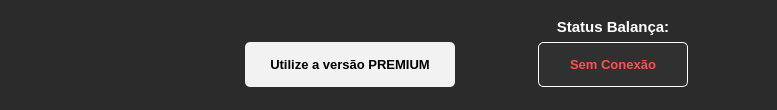
     <widget class="QFrame" name="top_frame">
      <property name="minimumSize">
       <size>
        <width>0</width>
        <height>110</height>
       </size>
      </property>
      <property name="maximumSize">
       <size>
        <width>16777215</width>
        <height>110</height>
       </size>
      </property>
      <property name="font">
       <font>
        <family>Segoe UI</family>
       </font>
      </property>
      <property name="styleSheet">
       <string notr="true">background-color: rgb(43, 43, 43);</string>
      </property>
      <property name="frameShape">
       <enum>QFrame::NoFrame</enum>
      </property>
      <property name="frameShadow">
       <enum>QFrame::Raised</enum>
      </property>
      <property name="lineWidth">
       <number>0</number>
      </property>
      <layout class="QHBoxLayout" name="horizontalLayout">
       <property name="spacing">
        <number>0</number>
       </property>
       <property name="leftMargin">
        <number>10</number>
       </property>
       <property name="topMargin">
        <number>0</number>
       </property>
       <property name="rightMargin">
        <number>0</number>
       </property>
       <property name="bottomMargin">
        <number>0</number>
       </property>
       <item alignment="Qt::AlignLeft">
        <widget class="QFrame" name="frame">
         <property name="font">
          <font>
           <family>Segoe UI</family>
          </font>
         </property>
         <property name="frameShape">
          <enum>QFrame::NoFrame</enum>
         </property>
         <property name="frameShadow">
          <enum>QFrame::Raised</enum>
         </property>
         <layout class="QHBoxLayout" name="horizontalLayout_2">
          <property name="spacing">
           <number>0</number>
          </property>
          <property name="leftMargin">
           <number>0</number>
          </property>
          <property name="topMargin">
           <number>0</number>
          </property>
          <property name="rightMargin">
           <number>0</number>
          </property>
          <property name="bottomMargin">
           <number>0</number>
          </property>
          <item>
           <widget class="QLabel" name="label">
            <property name="minimumSize">
             <size>
              <width>167</width>
              <height>0</height>
             </size>
            </property>
            <property name="maximumSize">
             <size>
              <width>183</width>
              <height>96</height>
             </size>
            </property>
            <property name="font">
             <font>
              <family>Segoe UI</family>
             </font>
            </property>
            <property name="styleSheet">
             <string notr="true">border:0</string>
            </property>
            <property name="pixmap">
             <pixmap resource="Resources/resources.qrc">:/icons/ori.png</pixmap>
            </property>
            <property name="scaledContents">
             <bool>true</bool>
            </property>
            <property name="alignment">
             <set>Qt::AlignCenter</set>
            </property>
            <property name="wordWrap">
             <bool>false</bool>
            </property>
            <property name="openExternalLinks">
             <bool>true</bool>
            </property>
           </widget>
          </item>
         </layout>
        </widget>
       </item>
       <item alignment="Qt::AlignRight">
        <widget class="QFrame" name="conteudo_top_frame">
         <property name="minimumSize">
          <size>
           <width>600</width>
           <height>70</height>
          </size>
         </property>
         <property name="font">
          <font>
           <family>Segoe UI</family>
          </font>
         </property>
         <property name="cursor">
          <cursorShape>ArrowCursor</cursorShape>
         </property>
         <property name="frameShape">
          <enum>QFrame::NoFrame</enum>
         </property>
         <property name="frameShadow">
          <enum>QFrame::Plain</enum>
         </property>
         <property name="lineWidth">
          <number>0</number>
         </property>
         <layout class="QGridLayout" name="gridLayout_2">
          <property name="sizeConstraint">
           <enum>QLayout::SetDefaultConstraint</enum>
          </property>
          <property name="leftMargin">
           <number>0</number>
          </property>
          <property name="topMargin">
           <number>0</number>
          </property>
          <property name="rightMargin">
           <number>20</number>
          </property>
          <property name="bottomMargin">
           <number>15</number>
          </property>
          <property name="horizontalSpacing">
           <number>15</number>
          </property>
          <property name="verticalSpacing">
           <number>0</number>
          </property>
          <item row="1" column="1">
           <widget class="QPushButton" name="conexao_label">
            <property name="enabled">
             <bool>false</bool>
            </property>
            <property name="minimumSize">
             <size>
              <width>0</width>
              <height>45</height>
             </size>
            </property>
            <property name="maximumSize">
             <size>
              <width>150</width>
              <height>16777215</height>
             </size>
            </property>
            <property name="font">
             <font>
              <family>Segoe UI</family>
              <pointsize>10</pointsize>
              <weight>75</weight>
              <bold>true</bold>
             </font>
            </property>
            <property name="cursor">
             <cursorShape>ArrowCursor</cursorShape>
            </property>
            <property name="mouseTracking">
             <bool>false</bool>
            </property>
            <property name="focusPolicy">
             <enum>Qt::NoFocus</enum>
            </property>
            <property name="acceptDrops">
             <bool>false</bool>
            </property>
            <property name="layoutDirection">
             <enum>Qt::LeftToRight</enum>
            </property>
            <property name="styleSheet">
             <string notr="true">QPushButton{
	border:1px solid white;
	color: rgb(255, 80, 80);
	border-radius:5px;
	background-color: rgb(48, 48, 48);
}</string>
            </property>
            <property name="text">
             <string>Sem Conexão</string>
            </property>
            <property name="icon">
             <iconset resource="Resources/resources.qrc">
              <normaloff>:/icons/plug-circle-exclamation-solid.svg</normaloff>
              <disabledoff>:/icons/plug-circle-exclamation-solid.svg</disabledoff>
              <disabledon>:/icons/plug-circle-exclamation-solid.svg</disabledon>
              <activeoff>:/icons/plug-solid (1).svg</activeoff>
              <activeon>:/icons/plug-solid (1).svg</activeon>:/icons/plug-circle-exclamation-solid.svg</iconset>
            </property>
            <property name="checkable">
             <bool>false</bool>
            </property>
            <property name="flat">
             <bool>false</bool>
            </property>
           </widget>
          </item>
          <item row="0" column="1">
           <widget class="QLabel" name="label_2">
            <property name="maximumSize">
             <size>
              <width>16777215</width>
              <height>30</height>
             </size>
            </property>
            <property name="font">
             <font>
              <family>Segoe UI</family>
              <pointsize>11</pointsize>
              <weight>75</weight>
              <bold>true</bold>
             </font>
            </property>
            <property name="styleSheet">
             <string notr="true">color: rgb(255, 255, 255);
border:0</string>
            </property>
            <property name="text">
             <string>Status Balança:</string>
            </property>
            <property name="alignment">
             <set>Qt::AlignBottom|Qt::AlignHCenter</set>
            </property>
           </widget>
          </item>
          <item row="1" column="0">
           <widget class="QPushButton" name="btn_virepro_button">
            <property name="minimumSize">
             <size>
              <width>210</width>
              <height>45</height>
             </size>
            </property>
            <property name="maximumSize">
             <size>
              <width>170</width>
              <height>16777215</height>
             </size>
            </property>
            <property name="font">
             <font>
              <family>Segoe UI</family>
              <pointsize>10</pointsize>
              <weight>75</weight>
              <bold>true</bold>
             </font>
            </property>
            <property name="cursor">
             <cursorShape>PointingHandCursor</cursorShape>
            </property>
            <property name="styleSheet">
             <string notr="true">QPushButton{
	border:0;
	border-radius:5px;
	background-color: rgb(242, 242, 242);
}
QPushButton:hover{
	background-color: rgb(160, 255, 163);
}</string>
            </property>
            <property name="text">
             <string notr="true" comment="ola">Utilize a versão PREMIUM</string>
            </property>
            <property name="icon">
             <iconset resource="Resources/resources.qrc">
              <normaloff>:/icons/crown-solid (2).svg</normaloff>:/icons/crown-solid (2).svg</iconset>
            </property>
            <property name="iconSize">
             <size>
              <width>30</width>
              <height>30</height>
             </size>
            </property>
           </widget>
          </item>
         </layout>
        </widget>
       </item>
      </layout>
     </widget>
